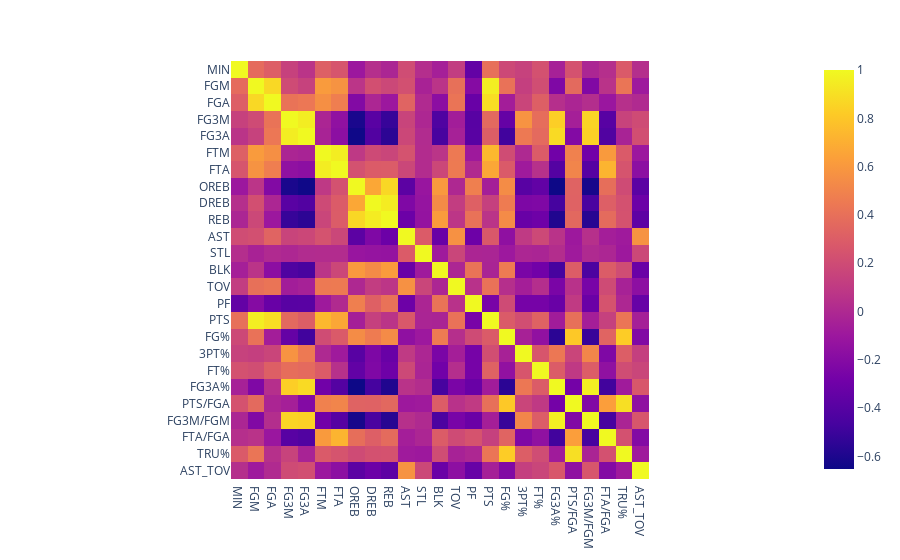

Write notebook code for a chart like this one.
### Code cell
total_cols = ['MIN', 'FGM', 'FGA', 'FG3M', 'FG3A', 'FTM', 'FTA',
     'OREB', 'DREB', 'REB', 'AST', 'STL', 'BLK', 'TOV', 'PF', 'PTS', 'FG%', '3PT%', 'FT%', 'FG3A%', 'PTS/FGA', 'FG3M/FGM'
     , 'FTA/FGA', 'TRU%', 'AST_TOV']

data_per_min = data_per_min[(data_per_min['MIN']>=50)]
df_corr = data_per_min[total_cols]
df_corr.corr()

fig = px.imshow(df_corr.corr())
fig.show()

### Figure 1 — Plotly figure (JSON) as saved in the notebook; plotly's stock layout.template omitted (floating-point values rounded to 4 significant figures; data arrays with more than 128 entries replaced by an {"elided": "..."} marker saying what was removed)
{"data": [{"coloraxis": "coloraxis", "hovertemplate": "x: %{x}<br>y: %{y}<br>color: %{z}<extra></extra>", "name": "0", "type": "heatmap", "x": ["MIN", "FGM", "FGA", "FG3M", "FG3A", "FTM", "FTA", "OREB", "DREB", "REB", "AST", "STL", "BLK", "TOV", "PF", "PTS", "FG%", "3PT%", "FT%", "FG3A%", "PTS/FGA", "FG3M/FGM", "FTA/FGA", "TRU%", "AST_TOV"], "xaxis": "x", "y": ["MIN", "FGM", "FGA", "FG3M", "FG3A", "FTM", "FTA", "OREB", "DREB", "REB", "AST", "STL", "BLK", "TOV", "PF", "PTS", "FG%", "3PT%", "FT%", "FG3A%", "PTS/FGA", "FG3M/FGM", "FTA/FGA", "TRU%", "AST_TOV"], "yaxis": "y", "z": {"elided": "25x25 float values"}}], "layout": {"coloraxis": {"colorscale": [[0, "#0d0887"], [0.1111, "#46039f"], [0.2222, "#7201a8"], [0.3333, "#9c179e"], [0.4444, "#bd3786"], [0.5556, "#d8576b"], [0.6667, "#ed7953"], [0.7778, "#fb9f3a"], [0.8889, "#fdca26"], [1, "#f0f921"]]}, "margin": {"t": 60}, "xaxis": {"anchor": "y", "constrain": "domain", "domain": [0, 1], "scaleanchor": "y"}, "yaxis": {"anchor": "x", "autorange": "reversed", "constrain": "domain", "domain": [0, 1]}}}
